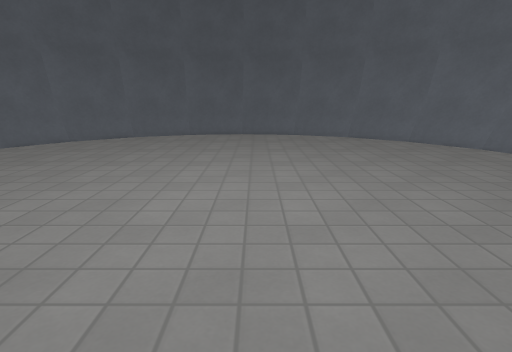
[1] (above)

15 first-person views from a walk through a level from a Godot 3-D game. The camera is 1.2 m above the floor, tilts 14° down and sees 80° across. The floor is counted in squares, 0.5 m on a side. Each view is taken from the middle of a square. On the plan, view 1 faces up. The plan holds only what a view shows up to about 19 squares ahead; the rest is blank. The place goes on beyond the plan. Surface patterns are stand-ins for the level's own textures.

[2]
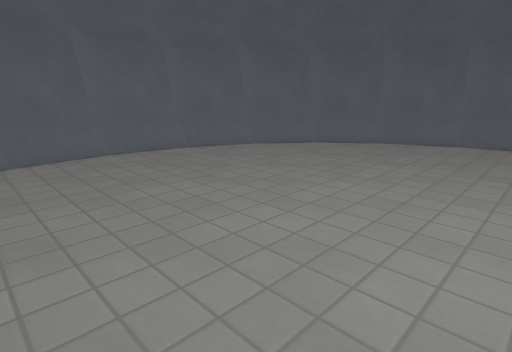

[3]
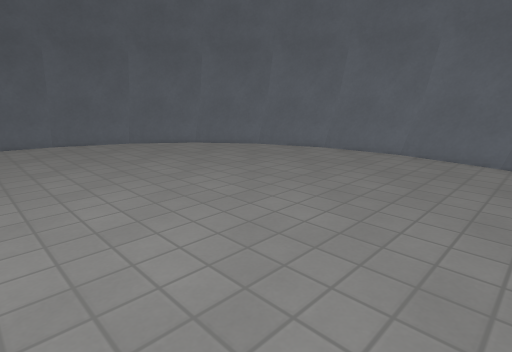

[4]
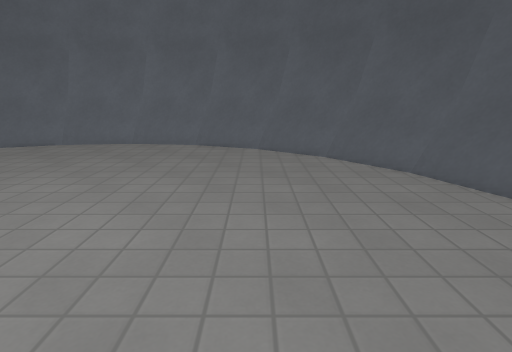

[5]
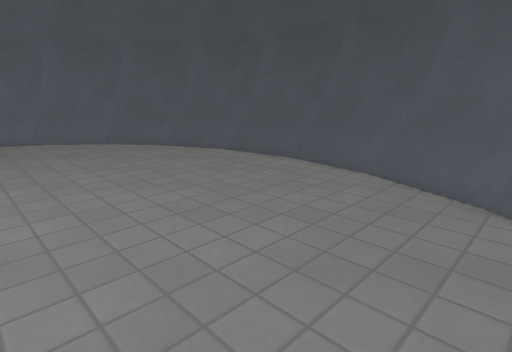

[6]
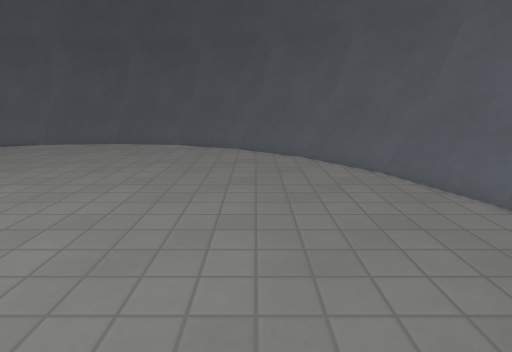

[7]
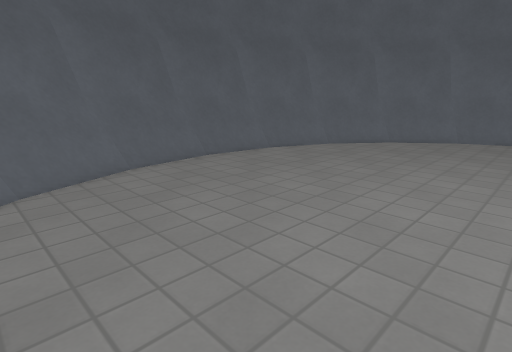

[8]
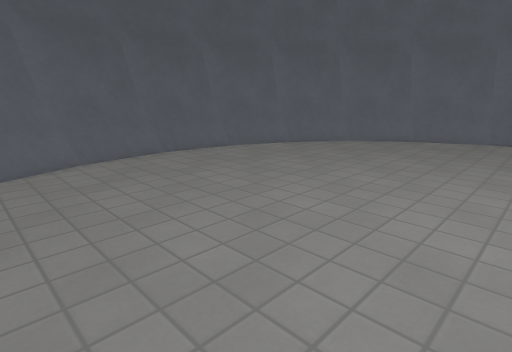

[9]
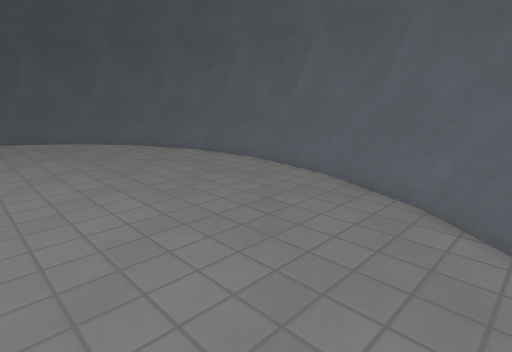

[10]
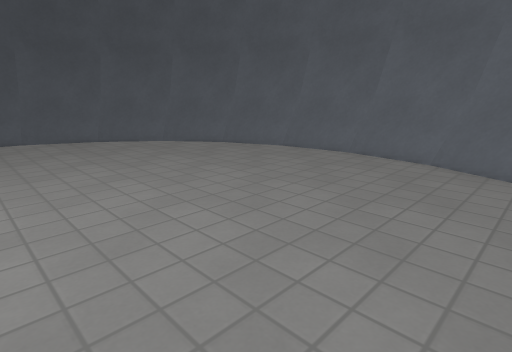

[11]
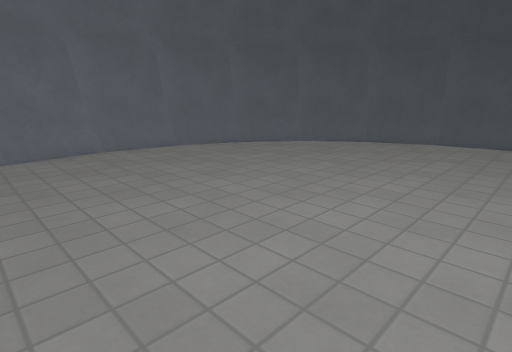

[12]
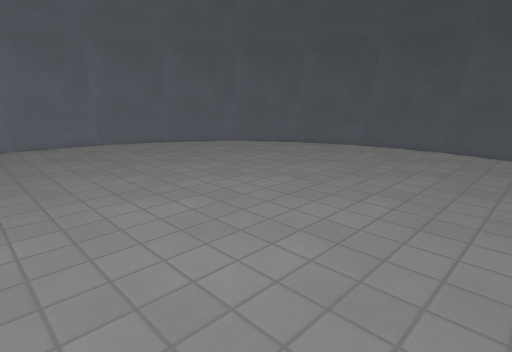

[13]
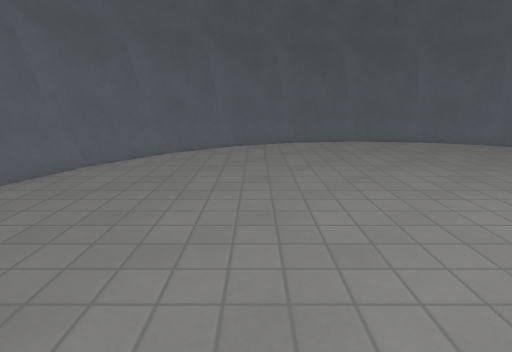

[14]
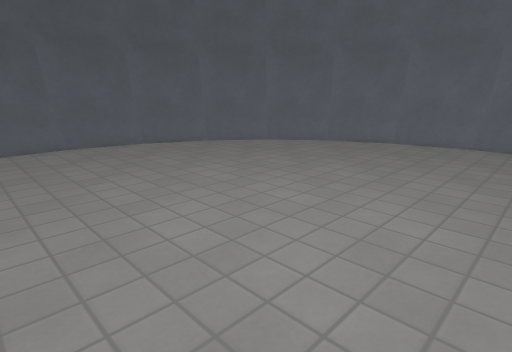

[15]
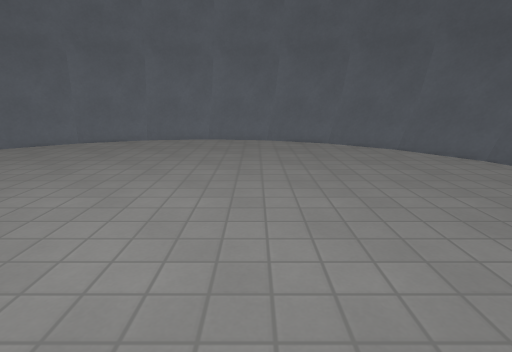

### Floor plan
Key: @ floor where view 1 was taken; # wall or solid block; . floor; = window, fence, low wall or low ledge; ^ raised ledge.
Columns run from 17 left of view 1 to 15 right of it. Each row starts with its distance up from view 1.
 24           #############
 23         ####^^^===^^^####
 22       ####^==##...##==^###
 21       ##^=##.........##=^##
 20       #==...............==#
 19      #=#.................#=#
 18   ###=#...................#=###
 17   ##=#.....................#=##
 16  ##^=.......................=^##
 15  ##=.........................=##
 14 ##^#.........................#^##
 13 ##=#.........................#=##
 12 #^=...........................=^#
 11 #^#...........................#^#
 10 #^#...........................#^#
  9 #=.............................=#
  8 #=.............................=#
  7 #=.............................=#
  6 #^#...........................#^#
  5 #^#...........................#^#
  4 #^=...........................=^#
  3 ##=#.........................#=##
  2 ##^#.........................#^##
  1  ##=.........................=##
  0  ##^=............@..........=^##
 -1   ##=#.....................#=##
 -2   ###=#...................#=###
 -3      #=#.................#=#
 -4       #==...............==#
 -5       ##^=##.........##=^##
 -6       ####^==##...##==^####
 -7         ####^^^===^^^####
 -8           #############

Where each view was taken, in squares from view 1:
view 1: 0 up, 0 right, facing up
view 2: 3 up, 1 left, facing up-left
view 3: 3 up, 1 left, facing up-right
view 4: 1 up, 4 left, facing right
view 5: 4 up, 9 left, facing down-right
view 6: 11 up, 9 left, facing down
view 7: 11 up, 9 left, facing up-right
view 8: 9 up, 8 left, facing up-right
view 9: 17 up, 6 left, facing down-left
view 10: 15 up, 2 left, facing down-left
view 11: 13 up, 2 left, facing down-right
view 12: 10 up, 5 left, facing down-right
view 13: 4 up, 7 left, facing up
view 14: 5 up, 5 left, facing up-right
view 15: 5 up, 6 left, facing right
